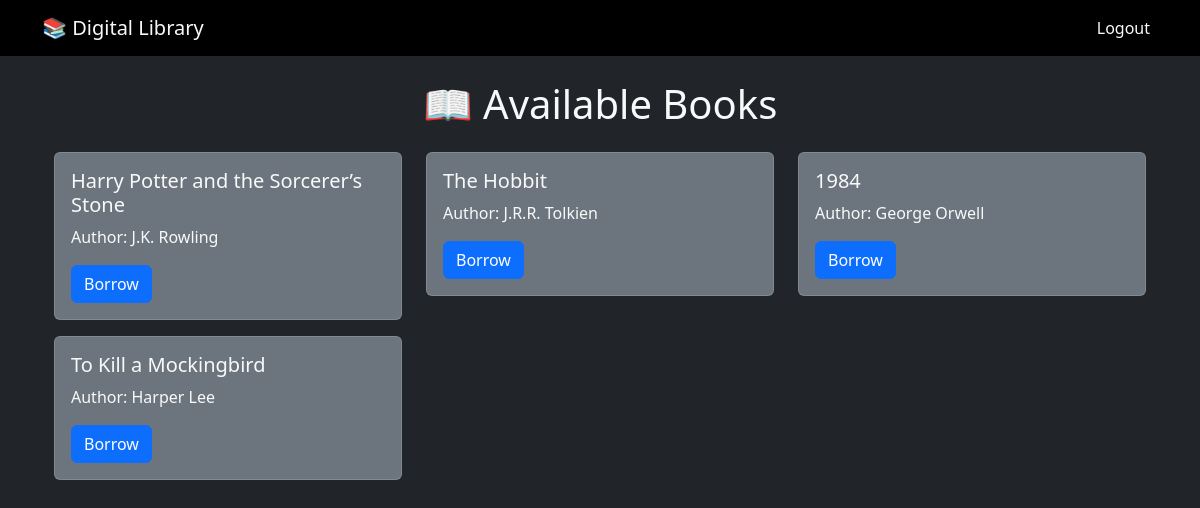
Page / (signed in) on the earlier database version.
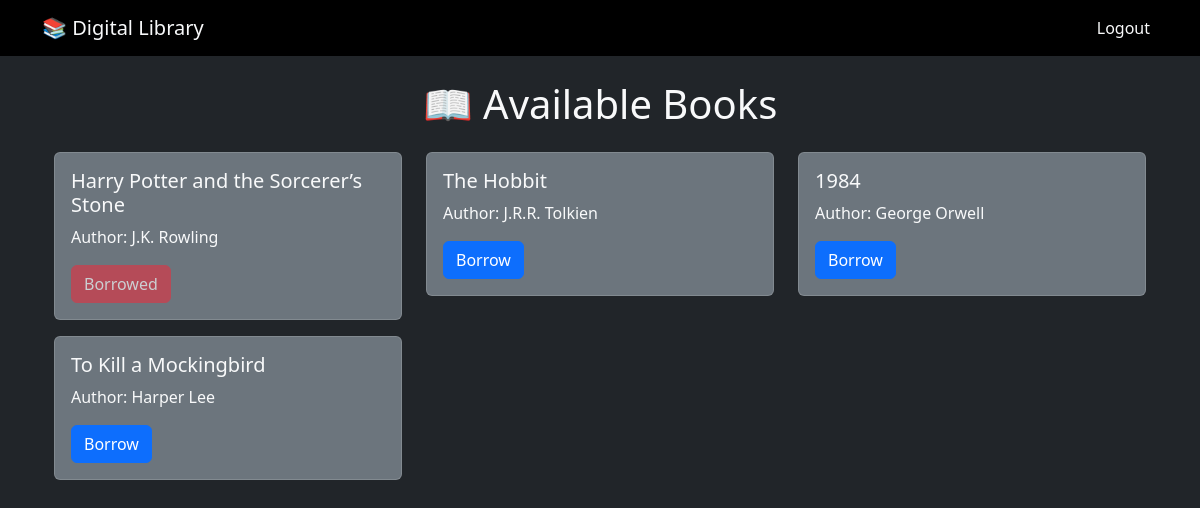
Same page on the later database version.
### models.py (models this page shows)
class Book(db.Model):
    id = db.Column(db.Integer, primary_key=True)
    title = db.Column(db.String(100), nullable=False)
    author = db.Column(db.String(100), nullable=False)
    is_borrowed = db.Column(db.Boolean, default=False)
    borrower_id = db.Column(db.Integer, db.ForeignKey('user.id'), nullable=True)

### routes.py (the view)
@routes.route('/')
@login_required
def home():
    books = Book.query.all()
    return render_template('home.html', books=books)

### app.py (called while the page is built)
@login_manager.user_loader
def load_user(user_id):
    return User.query.get(int(user_id))

### templates/home.html (shortened to what this page needs)
{% extends "base.html" %}
{% block content %}
<div class="container">
    <h1 class="mb-4 text-center">📖 Available Books</h1>
    <div class="row">
        {% for book in books %}
            <div class="col-md-4 mb-3">
                <div class="card bg-secondary text-light">
                    <div class="card-body">
                        <h5 class="card-title">{{ book.title }}</h5>
                        <p class="card-text">Author: {{ book.author }}</p>
                        {% if book.is_borrowed %}
                            <button class="btn btn-danger" disabled>Borrowed</button>
                        {% else %}
                            <a href="{{ url_for('routes.borrow_book', book_id=book.id) }}" class="btn btn-primary">Borrow</a>
                        {% endif %}
                    </div>
                </div>
            </div>
        {% endfor %}
    </div>
</div>
{% endblock %}

### templates/base.html (shortened to what this page needs)
<!DOCTYPE html>
<html lang="en" data-bs-theme="dark">
<head>
    <link rel="stylesheet" href="https://cdn.jsdelivr.net/npm/bootstrap@5.3.0/dist/css/bootstrap.min.css">
</head>
<body class="bg-dark text-light">
    <nav class="navbar navbar-expand-lg navbar-dark bg-black">
        <div class="container">
            <a class="navbar-brand text-light" href="{{ url_for('routes.home') }}">📚 Digital Library</a>
            <div class="collapse navbar-collapse" id="navbarNav">
                <ul class="navbar-nav ms-auto">
                    {% if current_user.is_authenticated %}
                        <li class="nav-item"><a class="nav-link text-light" href="{{ url_for('routes.logout') }}">Logout</a></li>
                    {% else %}
                        <li class="nav-item"><a class="nav-link text-light" href="{{ url_for('routes.login') }}">Login</a></li>
                        <li class="nav-item"><a class="nav-link text-light" href="{{ url_for('routes.signup') }}">Sign Up</a></li>
                    {% endif %}
                </ul>
            </div>
        </div>
    </nav>
    <div class="container mt-4">
        {% block content %}{% endblock %}
    </div>
</body>
</html>

Differences in the rows shown:
changed Book "Harry Potter and the Sorcerer’s Stone": is_borrowed "Borrow" → "Borrowed"
